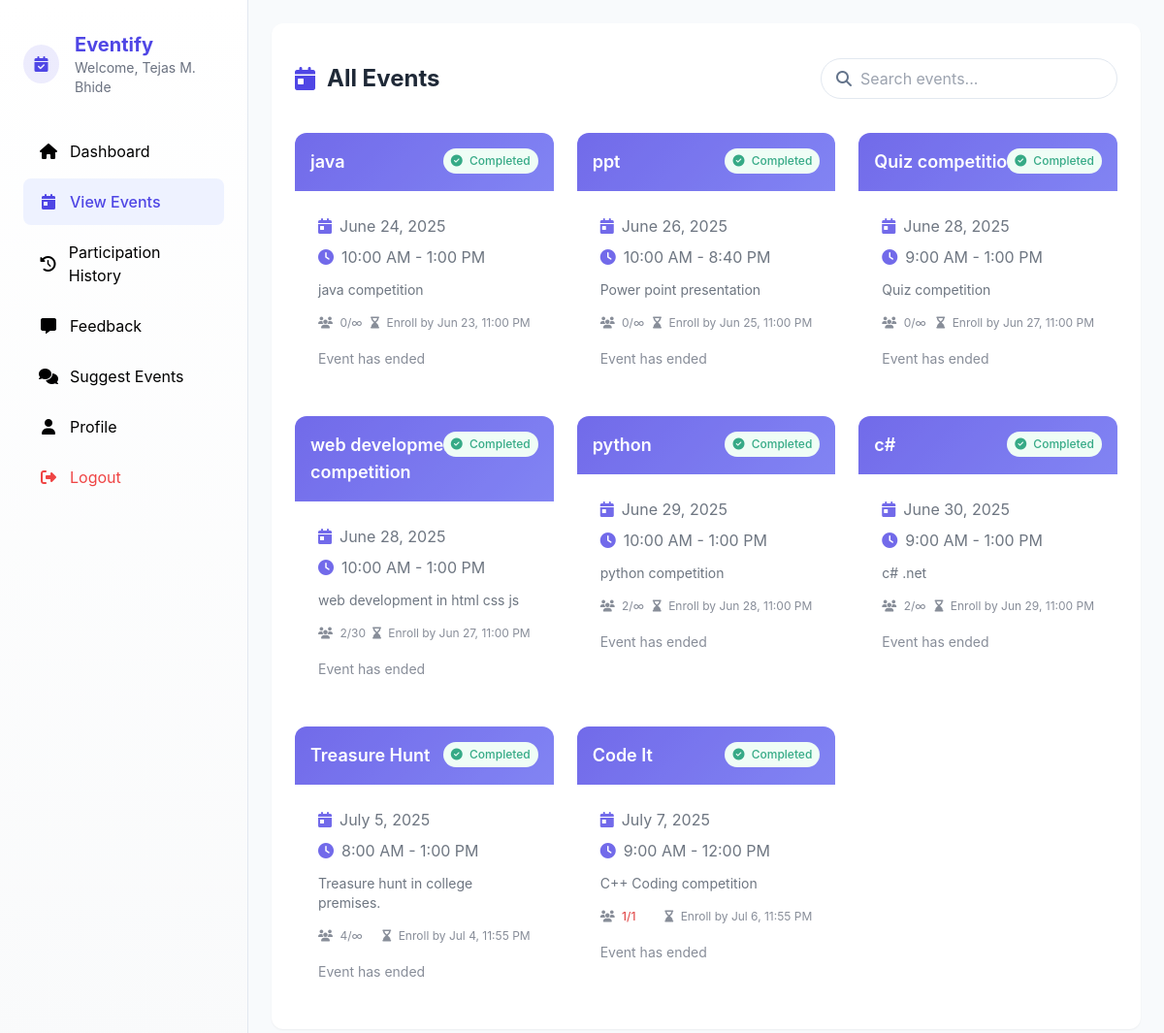
Screenshot of /student/events.php (signed in) with the database file from the repository.
### tables this page shows
CREATE TABLE `events` (
  `event_id` int(11) NOT NULL,
  `event_title` varchar(150) NOT NULL,
  `event_description` text NOT NULL,
  `event_date` date NOT NULL,
  `event_time` time NOT NULL,
  `event_end_time` time NOT NULL,
  `max_participants` int(11) DEFAULT NULL,
  `enrollment_deadline` datetime DEFAULT NULL,
  `department_id` int(11) DEFAULT NULL,
  `created_at` timestamp NOT NULL DEFAULT current_timestamp(),
  `notified` tinyint(1) DEFAULT 0
);

### student/events.php (the view, shortened to what this page needs)
<?php
require_once '../includes/db.php';
$student_id = $_SESSION['student_id'];
$student_name = $_SESSION['student_name'];
$search = isset($_GET['search']) ? trim($_GET['search']) : '';
$query = "SELECT e.*,
          (SELECT COUNT(*) FROM event_enrollments ee WHERE ee.event_id = e.event_id) AS current_participants,
          CASE WHEN CONCAT(e.event_date, ' ', e.event_end_time) < NOW() THEN 1 ELSE 0 END AS is_completed
          FROM events e
          WHERE e.department_id = (SELECT department_id FROM students WHERE student_id = ?)";
$query .= " ORDER BY is_completed ASC, e.event_date ASC, e.event_time ASC";
$stmt = $pdo->prepare($query);
if ($search) {
  $stmt->execute([$student_id, "%$search%"]);
} else {
  $stmt->execute([$student_id]);
}
$events = $stmt->fetchAll();
?>
<!DOCTYPE html>
<html lang="en">
<head>
  <script src="https://cdn.tailwindcss.com"></script>
  <link rel="stylesheet" href="https://cdnjs.cloudflare.com/ajax/libs/font-awesome/6.4.0/css/all.min.css">
</head>
<body class="min-h-screen">
  <div class="flex">
    <aside id="sidebar"
      class="sidebar w-64 px-6 py-8 fixed top-0 left-0 z-50 h-full transform -translate-x-full md:translate-x-0 transition-transform duration-200 ease-in-out">
      <div class="mb-8 flex items-center">
        <div class="event-icon">
          <i class="fas fa-calendar-check"></i>
        </div>
        <div>
          <h2 class="text-xl font-bold text-indigo-600">Eventify</h2>
          <p class="text-sm text-gray-500">Welcome, <?= htmlspecialchars($student_name) ?></p>
        </div>
      </div>
      <nav class="sidebar-nav space-y-1">
        <a href="dashboard.php" class="hover:text-indigo-600">
          <i class="fas fa-home"></i> Dashboard
        </a>
        <a href="events.php" class="active">
          <i class="fas fa-calendar-day"></i> View Events
        </a>
        <a href="history.php" class="hover:text-indigo-600">
          <i class="fas fa-history"></i> Participation History
        </a>
        <a href="feedback.php" class="hover:text-indigo-600">
          <i class="fas fa-comment-alt"></i> Feedback
        </a>
        <a href="suggest_event.php" class="hover:text-indigo-600">
          <i class="fas fa-comments"></i> Suggest Events
        </a>
        <a href="profile.php" class="hover:text-indigo-600">
          <i class="fas fa-user"></i> Profile
        </a>
        <a href="logout.php" class="text-red-500 hover:text-red-600 mt-4">
          <i class="fas fa-sign-out-alt"></i> Logout
        </a>
      </nav>
    </aside>
    <main class="flex-1 md:ml-64 p-6">
      <div class="max-w-7xl mx-auto">
        <div class="bg-white rounded-xl shadow-sm p-6 mb-6">
          <div class="flex flex-col md:flex-row md:items-center md:justify-between mb-6">
            <h1 class="text-2xl font-bold text-gray-800 flex items-center mb-4 md:mb-0">
              <i class="fas fa-calendar-day text-indigo-600 mr-3"></i> All Events
            </h1>
            <form method="GET" class="search-container">
              <div class="relative">
                <i class="fas fa-search search-icon"></i>
                <input type="text" name="search" placeholder="Search events..."
                  class="form-input search-input py-2 pl-10 pr-4"
                  value="<?= htmlspecialchars($search) ?>">
              </div>
            </form>
          </div>
          <?php if (count($events) > 0): ?>
            <div class="grid gap-6 sm:grid-cols-2 lg:grid-cols-3">
              <?php foreach ($events as $event):
                $isCompleted = strtotime($event['event_date'] . ' ' . $event['event_end_time']) < time();
                $isEnrollmentClosed = strtotime($event['enrollment_deadline']) < time();
                $isFull = ($event['max_participants'] !== null && $event['current_participants'] >= $event['max_participants']);
                ?>
                <div class="card <?= $isCompleted ? 'opacity-80' : '' ?>">
                  <div class="card-header">
                    <h3 class="text-lg font-semibold"><?= htmlspecialchars($event['event_title']) ?></h3>
                  </div>
                  <div class="card-body">
                    <?php if ($isCompleted): ?>
                      <span class="event-status completed">
                        <i class="fas fa-check-circle mr-1"></i> Completed
                      </span>
                    <?php elseif ($isEnrollmentClosed): ?>
                      <span class="event-status enrollment-closed">
                        <i class="fas fa-clock mr-1"></i> Enrollment Closed
                      </span>
                    <?php elseif ($isFull): ?>
                      <span class="event-status full-event">
                        <i class="fas fa-user-slash mr-1"></i> Full
                      </span>
                    <?php endif; ?>
                    <div class="event-detail">
                      <i class="fas fa-calendar-day"></i>
                      <span><?= date('F j, Y', strtotime($event['event_date'])) ?></span>
                    </div>
                    <div class="event-detail">
                      <i class="fas fa-clock"></i>
                      <span><?= date('g:i A', strtotime($event['event_time'])) ?> - <?= date('g:i A', strtotime($event['event_end_time'])) ?></span>
                    </div>
                    <p class="text-gray-600 text-sm mb-4 mt-3"><?= htmlspecialchars($event['event_description']) ?></p>
                    <div class="flex justify-between items-center text-xs text-gray-500">
                      <div>
                        <i class="fas fa-users mr-1"></i>
                        <span class="participants-count <?= $isFull ? 'full' : '' ?>">
                          <?= $event['current_participants'] ?>/<?= $event['max_participants'] ?? '∞' ?>
                        </span>
                      </div>
                      <div>
                        <i class="fas fa-hourglass-end mr-1"></i>
                        <span>Enroll by <?= date('M j, g:i A', strtotime($event['enrollment_deadline'])) ?></span>
                      </div>
                    </div>
                    <div class="mt-4">
                      <?php if ($isCompleted): ?>
                        <span class="text-sm text-gray-500">Event has ended</span>
                      <?php elseif ($isEnrollmentClosed): ?>
                        <span class="text-sm text-orange-500">Enrollment closed</span>
                      <?php elseif ($isFull): ?>
                        <span class="text-sm text-red-500">Event is full</span>
                      <?php endif; ?>
                    </div>
                  </div>
                </div>
              <?php endforeach; ?>
            </div>
          <?php endif; ?>
        </div>
      </div>
    </main>
  </div>
</body>
</html>

### student/events.php (style rules this page uses)
:root { --primary: #4f46e5; --primary-light: #6366f1; --primary-dark: #4338ca; }
body { background-color: #f8fafc; font-family: 'Inter', -apple-system, BlinkMacSystemFont, sans-serif; }
.sidebar { min-height: 100vh; background: linear-gradient(180deg, #ffffff 0%, #f9fafb 100%); border-right: 1px solid #e2e8f0; }
.sidebar-nav a { display: flex; align-items: center; padding: 0.75rem 1rem; border-radius: 0.5rem; transition: all 0.2s ease; }
.sidebar-nav a.active { background-color: #eef2ff; color: var(--primary); font-weight: 500; }
.sidebar-nav a i { margin-right: 0.75rem; width: 1.25rem; text-align: center; }
.card { transition: all 0.3s cubic-bezier(0.4, 0, 0.2, 1); border-radius: 0.75rem; overflow: hidden; background: white; position: relative; }
.card-header { background: linear-gradient(135deg, var(--primary), var(--primary-light)); color: white; padding: 1rem; }
.card-body { padding: 1.5rem; }
.event-status { position: absolute; top: 1rem; right: 1rem; padding: 0.25rem 0.5rem; border-radius: 9999px; font-size: 0.75rem; font-weight: 500; }
.completed { background-color: #ecfdf5; color: #059669; }
.event-icon { width: 2.5rem; height: 2.5rem; border-radius: 50%; background: rgba(79, 70, 229, 0.1); display: flex; align-items: center; justify-content: center; color: var(--primary); margin-right: 1rem; }
.event-detail { display: flex; align-items: center; margin-bottom: 0.5rem; color: #4b5563; }
.event-detail i { margin-right: 0.5rem; color: var(--primary); }
.search-container { position: relative; max-width: 400px; }
.search-input { padding-left: 2.5rem; border-radius: 2rem; border: 1px solid #e2e8f0; transition: all 0.3s ease; width: 100%; }
.search-icon { position: absolute; left: 1rem; top: 50%; transform: translateY(-50%); color: #64748b; }
.participants-count { font-size: 0.75rem; color: #6b7280; }
.participants-count.full { color: #dc2626; font-weight: 500; }

### rows the page displays
events: event_title "java", shows "Completed", event_date "June 24, 2025", event_time "10:00 AM", event_end_time "1:00 PM", event_description "java competition", current_participants "0", max_participants "∞", enrollment_deadline "Jun 23, 11:00 PM", shows "Event has ended"
events: event_title "ppt", shows "Completed", event_date "June 26, 2025", event_time "10:00 AM", event_end_time "8:40 PM", event_description "Power point presentation", current_participants "0", max_participants "∞", enrollment_deadline "Jun 25, 11:00 PM", shows "Event has ended"
events: event_title "Quiz competition", shows "Completed", event_date "June 28, 2025", event_time "9:00 AM", event_end_time "1:00 PM", event_description "Quiz competition", current_participants "0", max_participants "∞", enrollment_deadline "Jun 27, 11:00 PM", shows "Event has ended"
events: event_title "web development competition", shows "Completed", event_date "June 28, 2025", event_time "10:00 AM", event_end_time "1:00 PM", event_description "web development in html css js", current_participants "2", max_participants "30", enrollment_deadline "Jun 27, 11:00 PM", shows "Event has ended"
events: event_title "python", shows "Completed", event_date "June 29, 2025", event_time "10:00 AM", event_end_time "1:00 PM", event_description "python competition", current_participants "2", max_participants "∞", enrollment_deadline "Jun 28, 11:00 PM", shows "Event has ended"
events: event_title "c#", shows "Completed", event_date "June 30, 2025", event_time "9:00 AM", event_end_time "1:00 PM", event_description "c# .net", current_participants "2", max_participants "∞", enrollment_deadline "Jun 29, 11:00 PM", shows "Event has ended"
events: event_title "Treasure Hunt", shows "Completed", event_date "July 5, 2025", event_time "8:00 AM", event_end_time "1:00 PM", event_description "Treasure hunt in college premises.", current_participants "4", max_participants "∞", enrollment_deadline "Jul 4, 11:55 PM", shows "Event has ended"
events: event_title "Code It", shows "Completed", event_date "July 7, 2025", event_time "9:00 AM", event_end_time "12:00 PM", event_description "C++ Coding competition", current_participants "1", max_participants "1", enrollment_deadline "Jul 6, 11:55 PM", shows "Event has ended"

### other values shown
$student_name "Tejas M. Bhide"
